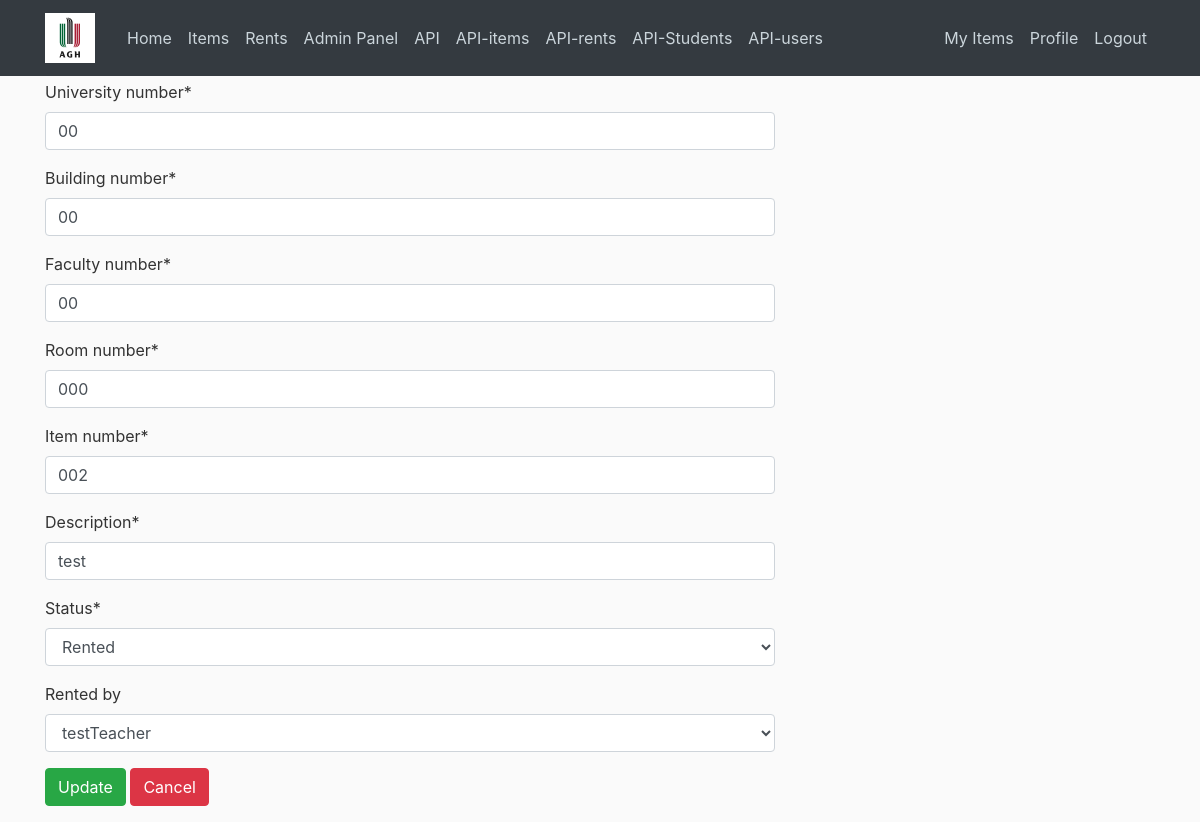
The app's page /items/4/update/ (signed in), older data.
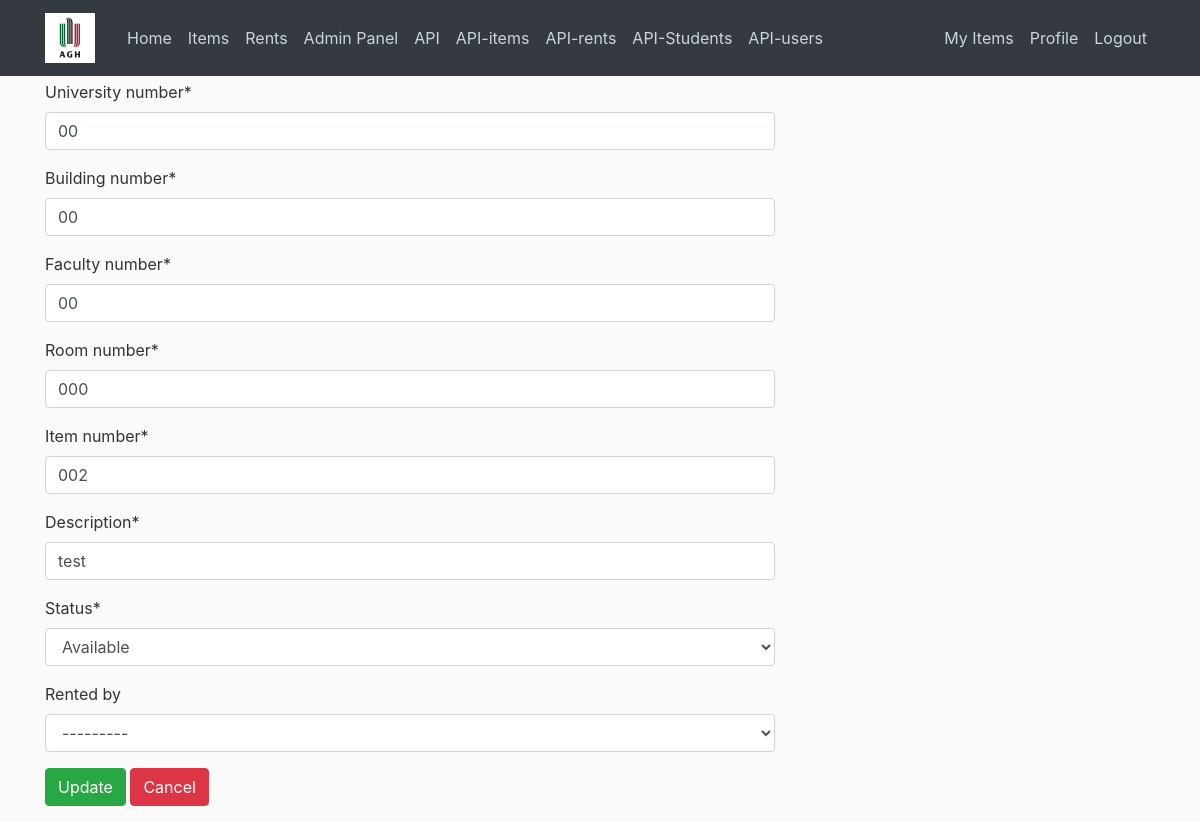
The same page, newer data.
### items/models.py (models this page shows, shortened)
class Item(models.Model):
    ITEM_STATUS = (
        ('rented','Rented'),
        ('available','Available'),
        ('missing','Missing'),
    )
    university_number   = models.CharField(max_length=2, null=True)
    building_number     = models.CharField(max_length=2, null=True)
    faculty_number      = models.CharField(max_length=2, null=True)
    room_number         = models.CharField(max_length=3, null=True)
    item_number         = models.CharField(max_length=3, unique=True)
    description         = models.CharField(max_length=50)
    status              = models.CharField(choices=ITEM_STATUS, default='available', max_length=30)
    rented_by           = models.ForeignKey(settings.AUTH_USER_MODEL, null=True, blank=True, on_delete=models.CASCADE)

### items/views.py (the view, shortened to what this page needs)
# urls.py: path('items/<int:pk>/update/', items_views.ItemUpdateView.as_view(), name='items-update'),
class ItemUpdateView(PermissionRequiredMixin, LoginRequiredMixin, generic.UpdateView):
    model = Item
    fields = '__all__'
    template_name = 'items/items_update.html'
    permission_required = 'items.change_item'
    def get_object(self):
        item = Item.objects.filter(pk=self.kwargs['pk']).first()
        return item

### items/templatetags/usertags.py (called while the page is built)
@register.filter(name='has_group')
def has_group(user, group_name):
    group = Group.objects.get(name=group_name)
    return True if group in user.groups.all() else False

### items/templates/items/items_update.html (shortened to what this page needs)
{% extends 'items/base.html' %}
{% load crispy_forms_tags %}
{% block content %}
<form method="post">
    {{ form|crispy }}
    <p>
        <input class="btn btn-success" type="submit" value="Update">
        <input class="btn btn-danger" type="button" onclick="history.back()" value="Cancel">
    </p>
</form>
{% endblock content %}

Row changes from the older to the newer data that the page shows:
changed Item "test": status "Rented" → "Available"; rented_by "testTeacher" → "---------"
